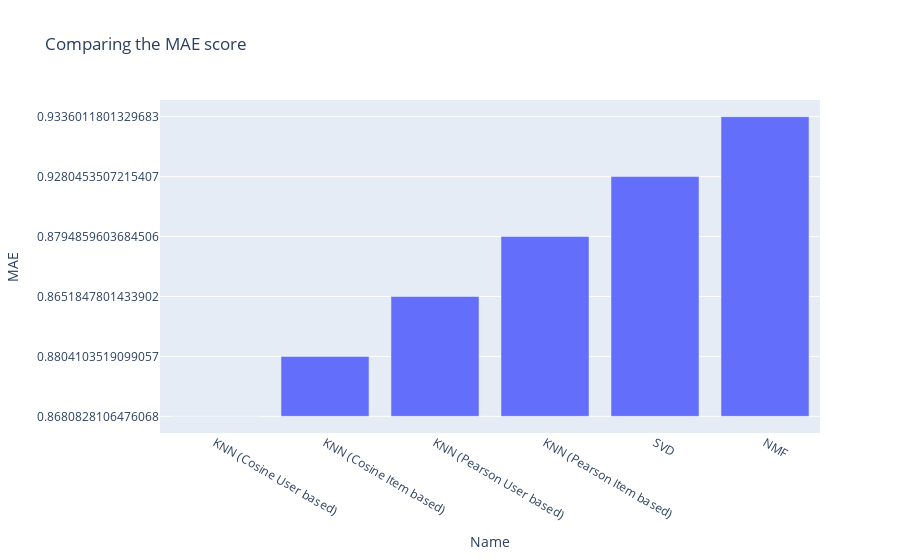

The cell this chart's notebook holds for it:
### Code cell
fig = px.bar(plot_benchmark, x='Name', y='MAE', title="Comparing the MAE score")
fig.show()

### Figure 1 — Plotly figure (JSON) as saved in the notebook; plotly's stock layout.template omitted (floating-point values rounded to 4 significant figures)
{"data": [{"alignmentgroup": "True", "hovertemplate": "Name=%{x}<br>MAE=%{y}<extra></extra>", "legendgroup": "", "marker": {"color": "#636efa"}, "name": "", "offsetgroup": "", "orientation": "v", "showlegend": false, "textposition": "auto", "type": "bar", "x": ["KNN (Cosine User based)", "KNN (Cosine Item based)", "KNN (Pearson User based)", "KNN (Pearson Item based)", "SVD", "NMF"], "xaxis": "x", "y": ["0.8680828106476068", "0.8804103519099057", "0.8651847801433902", "0.8794859603684506", "0.9280453507215407", "0.9336011801329683"], "yaxis": "y"}], "layout": {"barmode": "relative", "legend": {"tracegroupgap": 0}, "title": {"text": "Comparing the MAE score"}, "xaxis": {"anchor": "y", "domain": [0, 1], "title": {"text": "Name"}}, "yaxis": {"anchor": "x", "domain": [0, 1], "title": {"text": "MAE"}}}}
